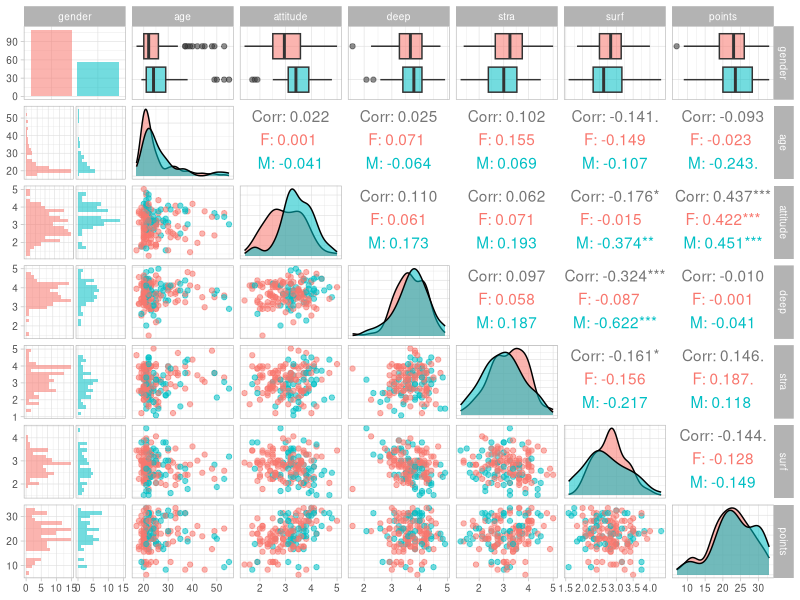
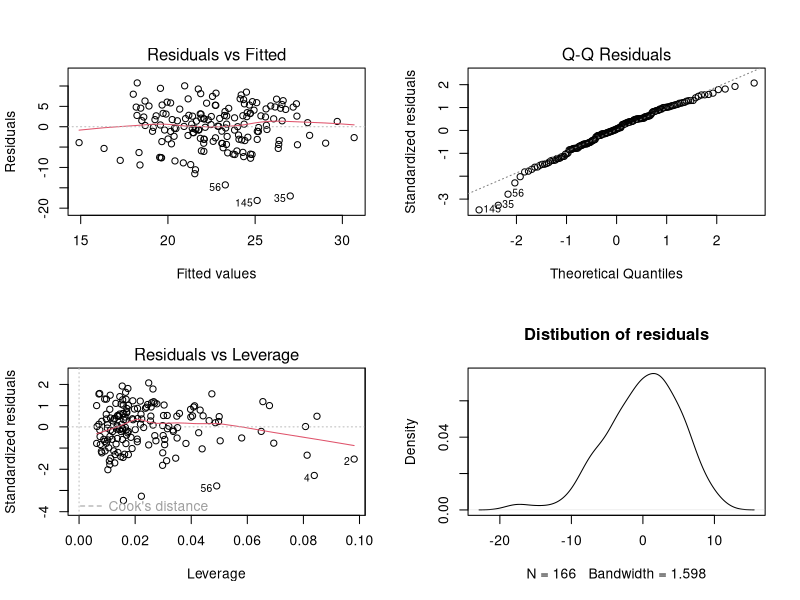

Source code (R) for these figures, in order:
## ---- chunk 1
learning2014 <- read.csv("data/learning2014.csv",row.names = "X")
dim(learning2014)
str(learning2014)
summary(learning2014)
## ---- chunk 2
library(ggplot2)
library(GGally)
theme_set(theme_light(base_size=9))
ggpairs(learning2014, mapping = aes(col = gender, alpha = 0.3), lower = list(combo = wrap("facethist", bins = 20)))
## ---- chunk 3
model1 <- lm(points ~ deep + surf + gender, data = learning2014)
summary(model1)
#remove unsignifficant variables and try a different model

model2 <- lm(points ~ surf + age + stra, data = learning2014 )
summary(model2)
#remove unsignifficant variables and try a different model

model3 <- lm(points ~ surf + stra + attitude, data = learning2014 )
summary(model3)
#remove unsignifficant variables and try a different model

model4 <- lm(points ~ attitude + deep + gender, data = learning2014 )
summary(model4)
#remove unsignifficant variables and try a different model

my_model <- lm(points ~ age + attitude + stra, data= learning2014)
summary(my_model)  
## ---- chunk 4
library(ggplot2)
par(mfrow = c(2,2))
plot(my_model, which(c(T,T,F,F,T,F)))


plot(density(my_model$residuals), main="Distibution of residuals")

